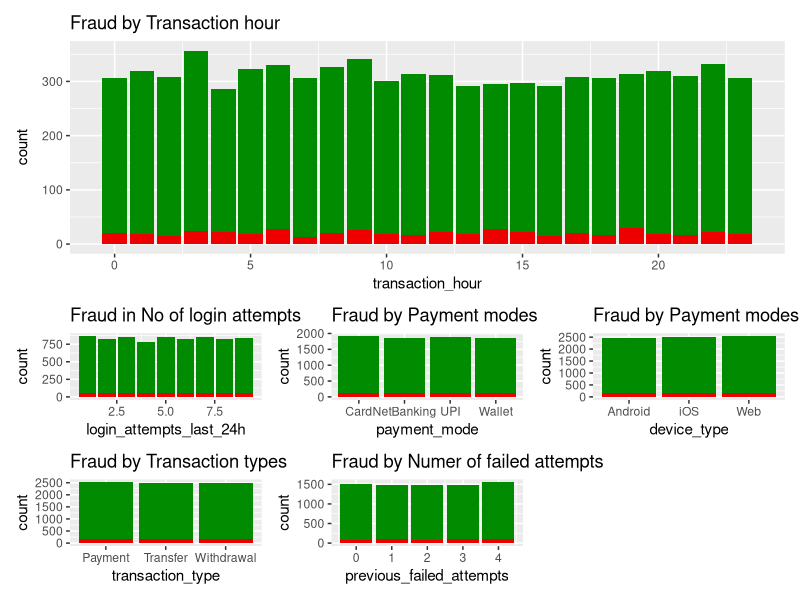
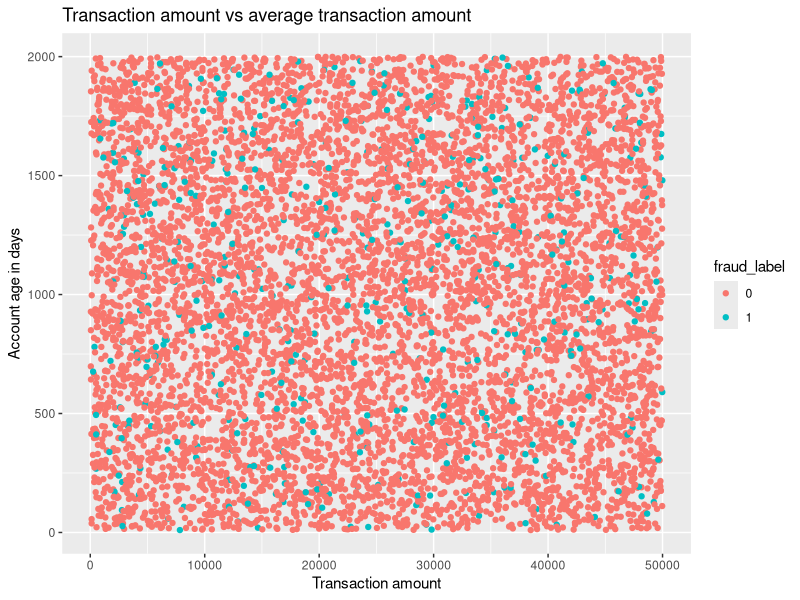
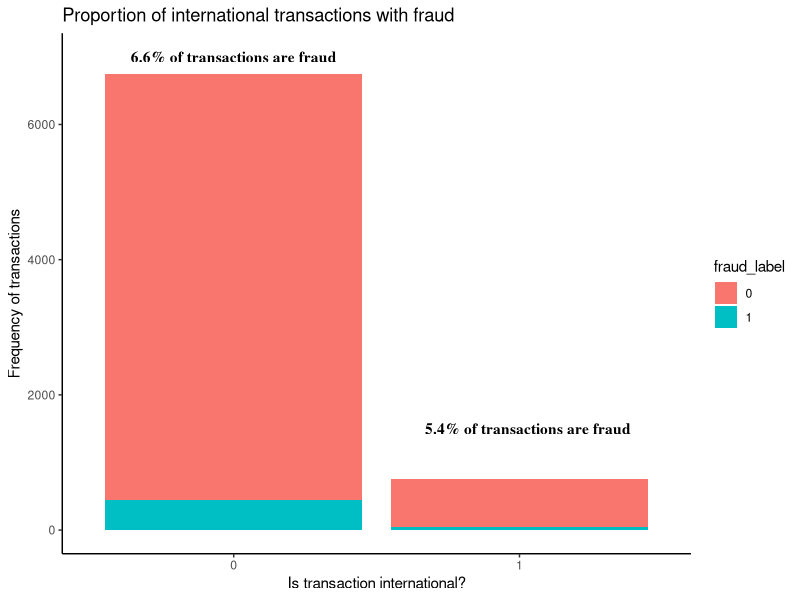
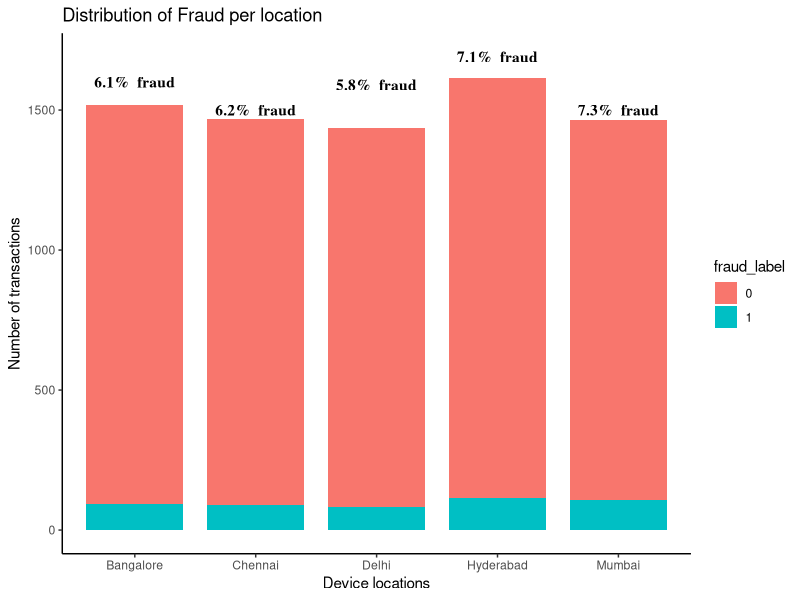

Generate these figures, in order, with R: (Note: this script raises an error after producing the figures.)
#--------------------------------#
#INSTALL NECESSARY PACKAGES ------
#--------------------------------#
#we have packages that handle data importing and visualisations

install.packages("here")    #used for relative file paths
library("here")          
here()                      #file path must be root of folder 
list.files(here("dataset")) #expect to see Digital_Payment_Fraud_Detection_Dataset.csv

install.packages("tidyverse") #visualisation suite 
library("tidyverse")

install.packages("patchwork") #putting together visualisations in EDA
library("patchwork")

#------------------------------------#
#IMPORT AND CLEANING THE DATASET -----
#------------------------------------#

fraud <- read.csv(here("dataset", "Digital_Payment_Fraud_Detection_Dataset.csv"))

fraud$fraud_label <- factor(fraud$fraud_lab)              #fraud_label from numeric to factor (categorical)
fraud$is_international <- factor(fraud$is_international)  #is_international from numeric to factor (categorical)
summary(fraud) #our fraud label has been transformed into factor of two levels: 0 no fraud, 1 fraud 

View(fraud) #looking at our data in RStudio 
table(fraud$fraud_label) #large prevalence of fraud: 6.52% fraud vs 93.48% not fraud

# Now we can start with our visualisations 

#------------------------------------#
#EXPLORATORY DATA ANALYSIS -----------
#------------------------------------#

# Q1 - What is the breakdown of IP Risk Score by fraud label using densities ----
p1 <- ggplot( data = fraud, aes(x = ip_risk_score, 
                          fill = fraud_label,
                          alpha = fraud_label)) +
    geom_density() +
    scale_alpha_manual(values = c("0" = 1, "1" = 0.5), guide = "none") +
    geom_vline(xintercept = 0.51, color = "gray2") +
    geom_vline(xintercept = 0.86, colour = "gray2") +
    labs( title = "Density of IP Risk score by Fraud prevalence",
          x = "Ip risk score",
          y = " Density") +
    theme_minimal() +
    scale_fill_manual(name = "Fraud Label", 
                      values = c("0" = "green4", "1" = "red2"),
                      labels = c("Non fraud (0)", "Fraud (1)"))
  
# Our density curves follow each other fairly closely until the IP score of 0.51 until 0.86
# Since density is a description of the probability distribution of IP score broken down by fraud and not fraud- 
# this tells us that this range of IP scores has a lower probability of Non Fraud cases than Fraud cases.  
#Also I will keep the same colour scheme so let us use it:
s <- scale_fill_manual(name = "Fraud Label", 
                  values = c("0" = "green4", "1" = "red2"),
                  labels = c("Non fraud (0)", "Fraud (1)"), guide = "none")
# Q2 - How is fraud distributed in  other variables (mainly discrete )
p2 <- ggplot(data = fraud , aes(x = login_attempts_last_24h, fill = fraud_label))+
  geom_bar() + s +ggtitle("Fraud in No of login attempts")
p3 <- ggplot(data = fraud , aes(x = payment_mode, fill = fraud_label))+
  geom_bar() + s + ggtitle("Fraud by Payment modes")
p4 <- ggplot(data = fraud , aes(x = device_type, fill = fraud_label))+
  geom_bar() + s + ggtitle("Fraud by Payment modes")
p5 <- ggplot(data = fraud , aes(x = transaction_type, fill = fraud_label))+
  geom_bar() + s + ggtitle("Fraud by Transaction types")
p6 <- ggplot(data = fraud , aes(x = transaction_hour, fill = fraud_label))+
  geom_bar() + s + ggtitle("Fraud by Transaction hour")
p7 <- ggplot(data = fraud , aes(x = previous_failed_attempts, fill = fraud_label))+
  geom_bar() +s  + ggtitle("Fraud by Numer of failed attempts")

p6/ (p2 + p3 + p4 + p5 + p7)

### 2 - How does transaction amount vary with average transaction in terms of predicting fraud

 ggplot( data = fraud, aes(x = transaction_amount, y = account_age_days, colour = fraud_label)) +
  geom_point() +
  labs( title = "Transaction amount vs average transaction amount",
        x = "Transaction amount",
        y = "Account age in days")


# 4- What proportion of international transactions are fraudulent 

fraud.international <- fraud %>% 
group_by( is_international, fraud_label) %>% 
  summarise(
    count = n()) 

fraud_0 <-subset(fraud.international, is_international == 0)
fraud_1 <- subset(fraud.international, is_international == 1)

prop0 <- prop.table(fraud_0$count)
prop1 <- prop.table(fraud_1$count)

display0 <-  paste0(round(prop0[2],3)*100,"% of transactions are fraud")
display1 <- paste0(round(prop1[2],3)*100,"% of transactions are fraud")

ggplot(data = fraud , aes(x = is_international, fill = fraud_label))+
  geom_bar()  +
  labs( title = "Proportion of international transactions with fraud",
        x = "Is transaction international?",
        y = "Frequency of transactions") +
  annotate("text",
           x = 1,
           y = 7000,
           label = display0,
           family = "serif", 
           fontface = "bold") +
  annotate("text",
           x = 2.03,
           y = 1500,
           label  = display1,
           family = "serif", 
           fontface = "bold") +
  theme_classic()
  
# 5 - How does location impact fraud 

fraud.location <- fraud %>% 
  group_by( device_location, fraud_label) %>% 
  summarise(
    count = n()) 

location_b <-subset(fraud.location, device_location == "Bangalore")
location_c <-subset(fraud.location, device_location == "Chennai")
location_d <-subset(fraud.location, device_location == "Delhi")
location_h <-subset(fraud.location, device_location == "Hyderabad")
location_m <-subset(fraud.location, device_location == "Mumbai")

prop.b <- prop.table(location_b$count)
prop.c <- prop.table(location_c$count)
prop.d <- prop.table(location_d$count)
prop.h <- prop.table(location_h$count)
prop.m <- prop.table(location_m$count)


displayb <-  paste0(round(prop.b[2],3)*100,"%  fraud")
displayc <- paste0(round(prop.c[2],3)*100,"%  fraud")
displayd <-  paste0(round(prop.d[2],3)*100,"%  fraud")
displayh <- paste0(round(prop.h[2],3)*100,"%  fraud")
displaym <-  paste0(round(prop.m[2],3)*100,"%  fraud")

ann <- data.frame(
  x =c(1,2,3,4,5),
  y = c(1600, 1500, 1590, 1690, 1500), 
  label = c( displayb, displayc, displayd, displayh, displaym), 
  fontface = rep("bold", times = 5),
  fontfamily = rep("serif", times = 5)
)
ggplot(data = fraud , aes(x = device_location , fill = fraud_label)) +
  geom_bar(width = 0.8) +
  theme_classic() +
geom_text( data = ann,
          aes( x= x,
           y = y, 
           label = label,
           fontface = fontface,
           family = fontfamily),
           inherit.aes = FALSE) +
  labs(
    title = "Distribution of Fraud per location",
    x = "Device locations",
    y = "Number of transactions"
  )

# 6 - g
geom_
